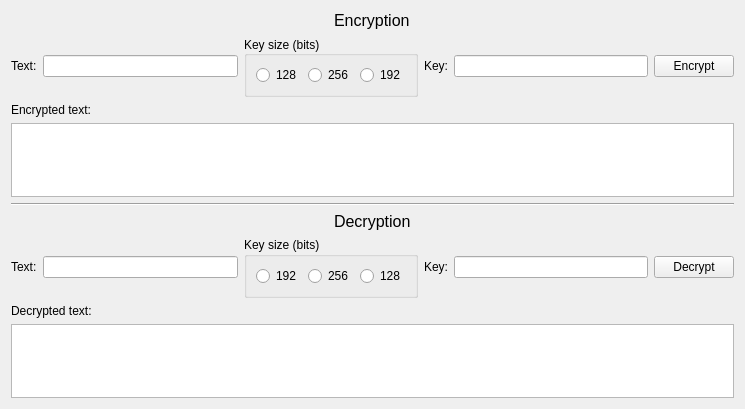
<?xml version="1.0" encoding="UTF-8"?>
<ui version="4.0">
 <class>Widget</class>
 <widget class="QWidget" name="Widget">
  <property name="geometry">
   <rect>
    <x>0</x>
    <y>0</y>
    <width>745</width>
    <height>409</height>
   </rect>
  </property>
  <property name="windowTitle">
   <string>Widget</string>
  </property>
  <layout class="QVBoxLayout" name="verticalLayout_2">
   <item>
    <layout class="QVBoxLayout" name="verticalLayout">
     <item>
      <layout class="QVBoxLayout" name="verticalLayout_en">
       <item>
        <layout class="QVBoxLayout" name="verticalLayout_6">
         <item alignment="Qt::AlignHCenter">
          <widget class="QLabel" name="label_en">
           <property name="sizePolicy">
            <sizepolicy hsizetype="Preferred" vsizetype="Maximum">
             <horstretch>0</horstretch>
             <verstretch>0</verstretch>
            </sizepolicy>
           </property>
           <property name="font">
            <font>
             <pointsize>12</pointsize>
            </font>
           </property>
           <property name="text">
            <string>Encryption</string>
           </property>
          </widget>
         </item>
         <item>
          <layout class="QHBoxLayout" name="horizontalLayout_3">
           <property name="leftMargin">
            <number>0</number>
           </property>
           <property name="topMargin">
            <number>0</number>
           </property>
           <item>
            <widget class="QLabel" name="label_text_en">
             <property name="sizePolicy">
              <sizepolicy hsizetype="Preferred" vsizetype="Fixed">
               <horstretch>0</horstretch>
               <verstretch>0</verstretch>
              </sizepolicy>
             </property>
             <property name="text">
              <string>Text:</string>
             </property>
            </widget>
           </item>
           <item>
            <widget class="QLineEdit" name="lineEdit_text_en">
             <property name="sizePolicy">
              <sizepolicy hsizetype="Expanding" vsizetype="Fixed">
               <horstretch>0</horstretch>
               <verstretch>0</verstretch>
              </sizepolicy>
             </property>
             <property name="text">
              <string/>
             </property>
             <property name="maxLength">
              <number>16</number>
             </property>
            </widget>
           </item>
           <item>
            <widget class="QGroupBox" name="groupBox_en">
             <property name="title">
              <string>Key size (bits)</string>
             </property>
             <property name="alignment">
              <set>Qt::AlignLeading|Qt::AlignLeft|Qt::AlignVCenter</set>
             </property>
             <property name="flat">
              <bool>false</bool>
             </property>
             <property name="checkable">
              <bool>false</bool>
             </property>
             <layout class="QHBoxLayout" name="horizontalLayout">
              <item>
               <widget class="QRadioButton" name="radioButton_128_en">
                <property name="sizePolicy">
                 <sizepolicy hsizetype="Minimum" vsizetype="Fixed">
                  <horstretch>0</horstretch>
                  <verstretch>0</verstretch>
                 </sizepolicy>
                </property>
                <property name="text">
                 <string>128</string>
                </property>
               </widget>
              </item>
              <item>
               <widget class="QRadioButton" name="radioButton_256_en">
                <property name="sizePolicy">
                 <sizepolicy hsizetype="Minimum" vsizetype="Fixed">
                  <horstretch>0</horstretch>
                  <verstretch>0</verstretch>
                 </sizepolicy>
                </property>
                <property name="text">
                 <string>256</string>
                </property>
               </widget>
              </item>
              <item>
               <widget class="QRadioButton" name="radioButton_192_en">
                <property name="sizePolicy">
                 <sizepolicy hsizetype="Minimum" vsizetype="Fixed">
                  <horstretch>0</horstretch>
                  <verstretch>0</verstretch>
                 </sizepolicy>
                </property>
                <property name="text">
                 <string>192</string>
                </property>
               </widget>
              </item>
             </layout>
            </widget>
           </item>
           <item>
            <widget class="QLabel" name="label_key_en">
             <property name="sizePolicy">
              <sizepolicy hsizetype="Preferred" vsizetype="Fixed">
               <horstretch>0</horstretch>
               <verstretch>0</verstretch>
              </sizepolicy>
             </property>
             <property name="text">
              <string>Key:</string>
             </property>
            </widget>
           </item>
           <item>
            <widget class="QLineEdit" name="lineEdit_key_en">
             <property name="sizePolicy">
              <sizepolicy hsizetype="Expanding" vsizetype="Fixed">
               <horstretch>0</horstretch>
               <verstretch>0</verstretch>
              </sizepolicy>
             </property>
            </widget>
           </item>
           <item>
            <widget class="QPushButton" name="pushButton_encrypt">
             <property name="sizePolicy">
              <sizepolicy hsizetype="Minimum" vsizetype="Fixed">
               <horstretch>0</horstretch>
               <verstretch>0</verstretch>
              </sizepolicy>
             </property>
             <property name="text">
              <string>Encrypt</string>
             </property>
            </widget>
           </item>
          </layout>
         </item>
         <item>
          <layout class="QVBoxLayout" name="verticalLayout_7">
           <item>
            <widget class="QLabel" name="label_en_text">
             <property name="text">
              <string>Encrypted text:</string>
             </property>
            </widget>
           </item>
           <item>
            <widget class="QPlainTextEdit" name="plainTextEdit_en">
             <property name="sizePolicy">
              <sizepolicy hsizetype="Expanding" vsizetype="Expanding">
               <horstretch>0</horstretch>
               <verstretch>0</verstretch>
              </sizepolicy>
             </property>
            </widget>
           </item>
           <item>
            <widget class="Line" name="line_2">
             <property name="orientation">
              <enum>Qt::Horizontal</enum>
             </property>
            </widget>
           </item>
          </layout>
         </item>
        </layout>
       </item>
      </layout>
     </item>
     <item>
      <layout class="QVBoxLayout" name="verticalLayout_de">
       <item alignment="Qt::AlignHCenter">
        <widget class="QLabel" name="label_4">
         <property name="sizePolicy">
          <sizepolicy hsizetype="Preferred" vsizetype="Maximum">
           <horstretch>0</horstretch>
           <verstretch>0</verstretch>
          </sizepolicy>
         </property>
         <property name="font">
          <font>
           <pointsize>12</pointsize>
          </font>
         </property>
         <property name="text">
          <string>Decryption</string>
         </property>
        </widget>
       </item>
       <item>
        <layout class="QHBoxLayout" name="horizontalLayout_2">
         <property name="leftMargin">
          <number>0</number>
         </property>
         <property name="topMargin">
          <number>0</number>
         </property>
         <item>
          <widget class="QLabel" name="label_text_de">
           <property name="sizePolicy">
            <sizepolicy hsizetype="Preferred" vsizetype="Fixed">
             <horstretch>0</horstretch>
             <verstretch>0</verstretch>
            </sizepolicy>
           </property>
           <property name="text">
            <string>Text:</string>
           </property>
          </widget>
         </item>
         <item>
          <widget class="QLineEdit" name="lineEdit_text_de">
           <property name="sizePolicy">
            <sizepolicy hsizetype="Expanding" vsizetype="Fixed">
             <horstretch>0</horstretch>
             <verstretch>0</verstretch>
            </sizepolicy>
           </property>
           <property name="text">
            <string/>
           </property>
          </widget>
         </item>
         <item>
          <widget class="QGroupBox" name="groupBox_de">
           <property name="title">
            <string>Key size (bits)</string>
           </property>
           <layout class="QHBoxLayout" name="horizontalLayout_4">
            <item>
             <widget class="QRadioButton" name="radioButton_192_de">
              <property name="sizePolicy">
               <sizepolicy hsizetype="Minimum" vsizetype="Fixed">
                <horstretch>0</horstretch>
                <verstretch>0</verstretch>
               </sizepolicy>
              </property>
              <property name="text">
               <string>192</string>
              </property>
             </widget>
            </item>
            <item>
             <widget class="QRadioButton" name="radioButton_256_de">
              <property name="sizePolicy">
               <sizepolicy hsizetype="Minimum" vsizetype="Fixed">
                <horstretch>0</horstretch>
                <verstretch>0</verstretch>
               </sizepolicy>
              </property>
              <property name="text">
               <string>256</string>
              </property>
             </widget>
            </item>
            <item>
             <widget class="QRadioButton" name="radioButton_128_de">
              <property name="sizePolicy">
               <sizepolicy hsizetype="Minimum" vsizetype="Fixed">
                <horstretch>0</horstretch>
                <verstretch>0</verstretch>
               </sizepolicy>
              </property>
              <property name="text">
               <string>128</string>
              </property>
             </widget>
            </item>
           </layout>
          </widget>
         </item>
         <item>
          <widget class="QLabel" name="label_key_de">
           <property name="sizePolicy">
            <sizepolicy hsizetype="Preferred" vsizetype="Fixed">
             <horstretch>0</horstretch>
             <verstretch>0</verstretch>
            </sizepolicy>
           </property>
           <property name="text">
            <string>Key:</string>
           </property>
          </widget>
         </item>
         <item>
          <widget class="QLineEdit" name="lineEdit_key_de">
           <property name="sizePolicy">
            <sizepolicy hsizetype="Expanding" vsizetype="Fixed">
             <horstretch>0</horstretch>
             <verstretch>0</verstretch>
            </sizepolicy>
           </property>
          </widget>
         </item>
         <item>
          <widget class="QPushButton" name="pushButton_decrypt">
           <property name="sizePolicy">
            <sizepolicy hsizetype="Minimum" vsizetype="Fixed">
             <horstretch>0</horstretch>
             <verstretch>0</verstretch>
            </sizepolicy>
           </property>
           <property name="text">
            <string>Decrypt</string>
           </property>
          </widget>
         </item>
        </layout>
       </item>
       <item>
        <layout class="QVBoxLayout" name="verticalLayout_5">
         <item>
          <widget class="QLabel" name="label_de_text">
           <property name="text">
            <string>Decrypted text:</string>
           </property>
          </widget>
         </item>
         <item>
          <widget class="QPlainTextEdit" name="plainTextEdit_de">
           <property name="sizePolicy">
            <sizepolicy hsizetype="Expanding" vsizetype="Expanding">
             <horstretch>0</horstretch>
             <verstretch>0</verstretch>
            </sizepolicy>
           </property>
          </widget>
         </item>
        </layout>
       </item>
      </layout>
     </item>
    </layout>
   </item>
  </layout>
 </widget>
 <resources/>
 <connections/>
</ui>
